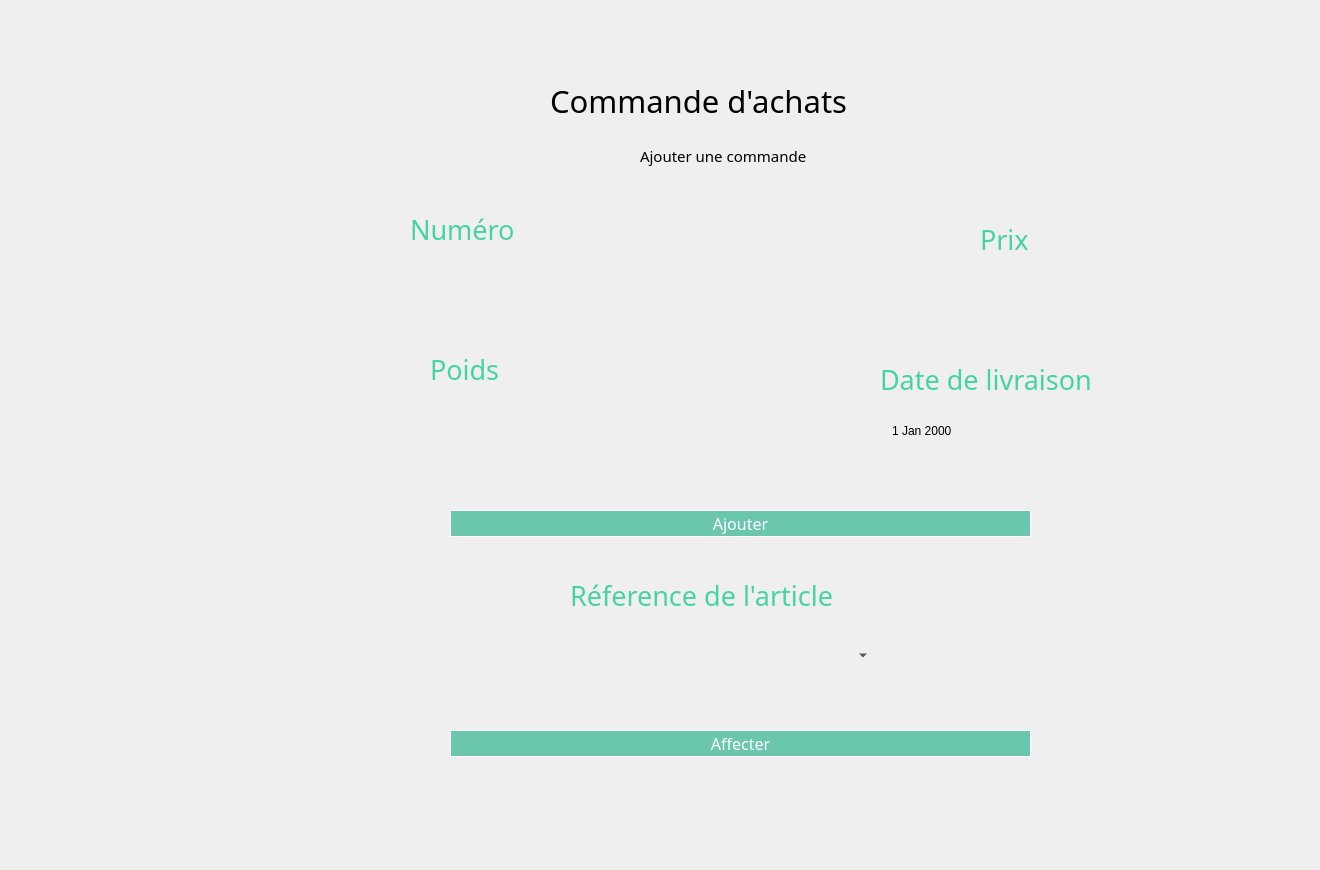
    <widget class="QWidget" name="page_47">
     <widget class="QLabel" name="label_630">
      <property name="geometry">
       <rect>
        <x>-20</x>
        <y>-20</y>
        <width>1311</width>
        <height>861</height>
       </rect>
      </property>
      <property name="text">
       <string/>
      </property>
      <property name="pixmap">
       <pixmap>../../Desktop/anglais/projet c++ design/bg2.png</pixmap>
      </property>
      <property name="scaledContents">
       <bool>true</bool>
      </property>
     </widget>
     <widget class="QLabel" name="label_631">
      <property name="geometry">
       <rect>
        <x>550</x>
        <y>60</y>
        <width>421</width>
        <height>81</height>
       </rect>
      </property>
      <property name="font">
       <font>
        <family>Montserrat Alternates</family>
        <pointsize>23</pointsize>
       </font>
      </property>
      <property name="text">
       <string>Commande d'achats</string>
      </property>
     </widget>
     <widget class="QLineEdit" name="prix10">
      <property name="geometry">
       <rect>
        <x>890</x>
        <y>268</y>
        <width>261</width>
        <height>41</height>
       </rect>
      </property>
      <property name="styleSheet">
       <string notr="true"> background-color: Transparent;
 border: none;</string>
      </property>
     </widget>
     <widget class="QLineEdit" name="poids10">
      <property name="geometry">
       <rect>
        <x>340</x>
        <y>404</y>
        <width>271</width>
        <height>41</height>
       </rect>
      </property>
      <property name="styleSheet">
       <string notr="true"> background-color: Transparent;
 border: none;</string>
      </property>
     </widget>
     <widget class="QDateEdit" name="date10">
      <property name="geometry">
       <rect>
        <x>890</x>
        <y>415</y>
        <width>261</width>
        <height>31</height>
       </rect>
      </property>
      <property name="styleSheet">
       <string notr="true"> background-color: Transparent;
 border: none;</string>
      </property>
     </widget>
     <widget class="QPushButton" name="ajoutcommande">
      <property name="geometry">
       <rect>
        <x>450</x>
        <y>510</y>
        <width>581</width>
        <height>27</height>
       </rect>
      </property>
      <property name="font">
       <font>
        <family>Montserrat Alternates</family>
        <pointsize>-1</pointsize>
        <weight>50</weight>
        <bold>false</bold>
       </font>
      </property>
      <property name="styleSheet">
       <string notr="true">QPushButton{
line-height: 1;
    color: #ffffff;
    background-color: #6ac6ad;
    background-clip: padding-box;
	border: 1px solid #ffffff;
    font-weight: 400;
	font-size: 16px;
    padding: 0.875rem 1.375rem;
}
QPushButton:hover{
	border: 1px solid #f75454;
 color: #f75454;
    background-color: #ffffff;

}
</string>
      </property>
      <property name="text">
       <string>Ajouter</string>
      </property>
     </widget>
     <widget class="QLineEdit" name="num10">
      <property name="geometry">
       <rect>
        <x>340</x>
        <y>264</y>
        <width>281</width>
        <height>41</height>
       </rect>
      </property>
      <property name="styleSheet">
       <string notr="true"> background-color: Transparent;
 border: none;</string>
      </property>
     </widget>
     <widget class="QLabel" name="label_632">
      <property name="geometry">
       <rect>
        <x>310</x>
        <y>240</y>
        <width>331</width>
        <height>91</height>
       </rect>
      </property>
      <property name="text">
       <string/>
      </property>
      <property name="pixmap">
       <pixmap>../../Downloads/saisir.png</pixmap>
      </property>
      <property name="scaledContents">
       <bool>true</bool>
      </property>
     </widget>
     <widget class="QLabel" name="label_633">
      <property name="geometry">
       <rect>
        <x>310</x>
        <y>380</y>
        <width>331</width>
        <height>91</height>
       </rect>
      </property>
      <property name="text">
       <string/>
      </property>
      <property name="pixmap">
       <pixmap>../../Downloads/saisir.png</pixmap>
      </property>
      <property name="scaledContents">
       <bool>true</bool>
      </property>
     </widget>
     <widget class="QLabel" name="label_634">
      <property name="geometry">
       <rect>
        <x>850</x>
        <y>244</y>
        <width>331</width>
        <height>91</height>
       </rect>
      </property>
      <property name="text">
       <string/>
      </property>
      <property name="pixmap">
       <pixmap>../../Downloads/saisir.png</pixmap>
      </property>
      <property name="scaledContents">
       <bool>true</bool>
      </property>
     </widget>
     <widget class="QLabel" name="label_635">
      <property name="geometry">
       <rect>
        <x>850</x>
        <y>384</y>
        <width>331</width>
        <height>91</height>
       </rect>
      </property>
      <property name="text">
       <string/>
      </property>
      <property name="pixmap">
       <pixmap>../../Downloads/saisir.png</pixmap>
      </property>
      <property name="scaledContents">
       <bool>true</bool>
      </property>
     </widget>
     <widget class="QLabel" name="label_636">
      <property name="geometry">
       <rect>
        <x>410</x>
        <y>214</y>
        <width>261</width>
        <height>31</height>
       </rect>
      </property>
      <property name="font">
       <font>
        <family>Montserrat Alternates</family>
        <pointsize>20</pointsize>
        <weight>50</weight>
        <bold>false</bold>
       </font>
      </property>
      <property name="styleSheet">
       <string notr="true">color: rgb(70, 211, 164);</string>
      </property>
      <property name="text">
       <string>Numéro</string>
      </property>
     </widget>
     <widget class="QLabel" name="label_637">
      <property name="geometry">
       <rect>
        <x>430</x>
        <y>354</y>
        <width>261</width>
        <height>31</height>
       </rect>
      </property>
      <property name="font">
       <font>
        <family>Montserrat Alternates</family>
        <pointsize>20</pointsize>
        <weight>50</weight>
        <bold>false</bold>
       </font>
      </property>
      <property name="styleSheet">
       <string notr="true">color: rgb(70, 211, 164);</string>
      </property>
      <property name="text">
       <string>Poids</string>
      </property>
     </widget>
     <widget class="QLabel" name="label_638">
      <property name="geometry">
       <rect>
        <x>980</x>
        <y>224</y>
        <width>91</width>
        <height>31</height>
       </rect>
      </property>
      <property name="font">
       <font>
        <family>Montserrat Alternates</family>
        <pointsize>20</pointsize>
        <weight>50</weight>
        <bold>false</bold>
       </font>
      </property>
      <property name="styleSheet">
       <string notr="true">color: rgb(70, 211, 164);</string>
      </property>
      <property name="text">
       <string>Prix</string>
      </property>
     </widget>
     <widget class="QLabel" name="label_639">
      <property name="geometry">
       <rect>
        <x>880</x>
        <y>364</y>
        <width>291</width>
        <height>31</height>
       </rect>
      </property>
      <property name="font">
       <font>
        <family>Montserrat Alternates</family>
        <pointsize>20</pointsize>
        <weight>50</weight>
        <bold>false</bold>
       </font>
      </property>
      <property name="styleSheet">
       <string notr="true">color: rgb(70, 211, 164);</string>
      </property>
      <property name="text">
       <string>Date de livraison</string>
      </property>
     </widget>
     <widget class="QLabel" name="label_640">
      <property name="geometry">
       <rect>
        <x>640</x>
        <y>140</y>
        <width>231</width>
        <height>31</height>
       </rect>
      </property>
      <property name="font">
       <font>
        <family>Montserrat Alternates</family>
        <pointsize>11</pointsize>
       </font>
      </property>
      <property name="text">
       <string>Ajouter une commande</string>
      </property>
     </widget>
     <widget class="QPushButton" name="pushButton_163">
      <property name="geometry">
       <rect>
        <x>90</x>
        <y>280</y>
        <width>111</width>
        <height>81</height>
       </rect>
      </property>
      <property name="styleSheet">
       <string notr="true">QPushButton {
	font-weight: 500;
	text-align: center;
    vertical-align: middle;
	background-color: transparent;
	padding: 5px 15px 15px 20px;
    color: #fff;
	font-size: 11px;
	border : 0;
	border-right: 3px solid transparent;
 	background-position: center top;
    background-repeat: no-repeat;
    background-origin: content;
    background-image: url(&quot;C:/Users/hp/Desktop/anglais/projet c++ design/commandes1.png&quot;);
}

QPushButton:hover {
	color: #ffffff;
	font-weight: 500;
	background-image: url(&quot;C:/Users/hp/Desktop/anglais/projet c++ design/commandes2.png&quot;);
}</string>
      </property>
      <property name="text">
       <string/>
      </property>
     </widget>
     <widget class="QComboBox" name="comboBox_10">
      <property name="geometry">
       <rect>
        <x>620</x>
        <y>640</y>
        <width>251</width>
        <height>31</height>
       </rect>
      </property>
      <property name="styleSheet">
       <string notr="true"> background-color: Transparent;
 border: none;</string>
      </property>
     </widget>
     <widget class="QPushButton" name="affectercommande">
      <property name="geometry">
       <rect>
        <x>450</x>
        <y>730</y>
        <width>581</width>
        <height>27</height>
       </rect>
      </property>
      <property name="font">
       <font>
        <family>Montserrat Alternates</family>
        <pointsize>-1</pointsize>
        <weight>50</weight>
        <bold>false</bold>
       </font>
      </property>
      <property name="styleSheet">
       <string notr="true">QPushButton{
line-height: 1;
    color: #ffffff;
    background-color: #6ac6ad;
    background-clip: padding-box;
	border: 1px solid #ffffff;
    font-weight: 400;
	font-size: 16px;
    padding: 0.875rem 1.375rem;
}
QPushButton:hover{
	border: 1px solid #f75454;
 color: #f75454;
    background-color: #ffffff;

}
</string>
      </property>
      <property name="text">
       <string>Affecter</string>
      </property>
     </widget>
     <widget class="QLabel" name="label_644">
      <property name="geometry">
       <rect>
        <x>570</x>
        <y>610</y>
        <width>331</width>
        <height>91</height>
       </rect>
      </property>
      <property name="text">
       <string/>
      </property>
      <property name="pixmap">
       <pixmap>../../Downloads/saisir.png</pixmap>
      </property>
      <property name="scaledContents">
       <bool>true</bool>
      </property>
     </widget>
     <widget class="QLabel" name="label_645">
      <property name="geometry">
       <rect>
        <x>570</x>
        <y>580</y>
        <width>381</width>
        <height>31</height>
       </rect>
      </property>
      <property name="font">
       <font>
        <family>Montserrat Alternates</family>
        <pointsize>20</pointsize>
        <weight>50</weight>
        <bold>false</bold>
       </font>
      </property>
      <property name="styleSheet">
       <string notr="true">color: rgb(70, 211, 164);</string>
      </property>
      <property name="text">
       <string>Réference de l'article</string>
      </property>
     </widget>
     <widget class="QPushButton" name="four_3">
      <property name="geometry">
       <rect>
        <x>30</x>
        <y>380</y>
        <width>211</width>
        <height>91</height>
       </rect>
      </property>
      <property name="styleSheet">
       <string notr="true">QPushButton {
	font-weight: 500;
	text-align: center;
    vertical-align: middle;
	background-color: transparent;
	padding: 5px 15px 15px 20px;
    color: #fff;
	font-size: 11px;
	border : 0;
	border-right: 3px solid transparent;
 	background-position: center top;
    background-repeat: no-repeat;
    background-origin: content;
    background-image: url(&quot;C:/Users/hp/Desktop/anglais/projet c++ design/fournisseur1.png&quot;);
}

QPushButton:hover {
	color: #ffffff;
	font-weight: 500;
	background-image: url(&quot;C:/Users/hp/Desktop/anglais/projet c++ design/fournisseur2.png&quot;);
}</string>
      </property>
      <property name="text">
       <string/>
      </property>
     </widget>
     <zorder>label_630</zorder>
     <zorder>label_631</zorder>
     <zorder>ajoutcommande</zorder>
     <zorder>label_632</zorder>
     <zorder>num10</zorder>
     <zorder>label_633</zorder>
     <zorder>poids10</zorder>
     <zorder>label_634</zorder>
     <zorder>prix10</zorder>
     <zorder>label_635</zorder>
     <zorder>date10</zorder>
     <zorder>label_636</zorder>
     <zorder>label_637</zorder>
     <zorder>label_638</zorder>
     <zorder>label_639</zorder>
     <zorder>label_640</zorder>
     <zorder>pushButton_163</zorder>
     <zorder>affectercommande</zorder>
     <zorder>label_644</zorder>
     <zorder>comboBox_10</zorder>
     <zorder>label_645</zorder>
     <zorder>four_3</zorder>
    </widget>
